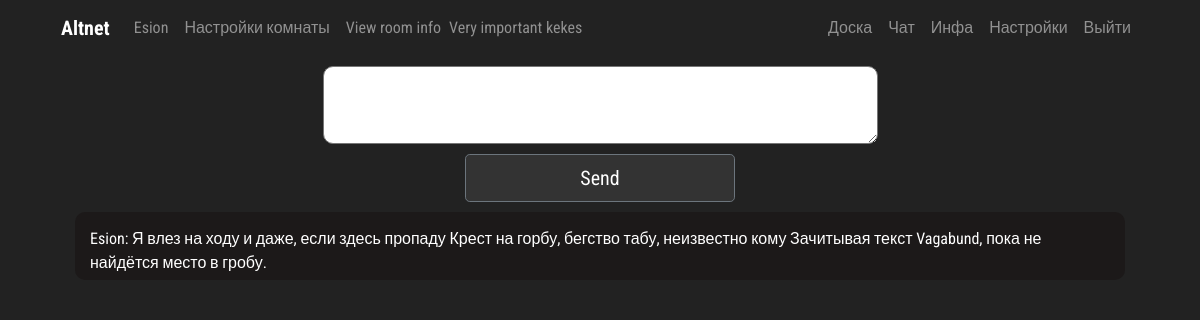
Screenshot of /chat/6/ (signed in) with the database file from the repository.
### chat/models.py (models this page shows, shortened)
class Room(models.Model):
    host = models.ForeignKey(User, on_delete=models.CASCADE)
    name = models.TextField(blank=False, null=False, max_length=30)
    description = models.TextField(blank=True, null=True, max_length=200)
    max_slots = models.IntegerField(blank=False, null=False, default=5)
    language_code = models.IntegerField(blank=False, null=False, default=0)
    is_testing = models.BooleanField(blank=False, null=False, default=0)
    pub_date = models.DateTimeField('Date published', auto_now=True)
    is_permanent = models.BooleanField(blank=False, null=False, default=False)
    is_hidden = models.BooleanField(blank=False, null=False, default=False)
    is_media_tolerant = models.BooleanField(blank=False, null=False, default=True)
    is_autoplay = models.BooleanField(blank=False, null=False, default=False)

class Message(models.Model):
    message_author = models.CharField('Message author', max_length=150, blank=False, null=False)
    message_room = models.ForeignKey(Room, on_delete=models.CASCADE)
    message_text = models.TextField(blank=False, null=False, max_length=1000)
    message_media = models.ImageField(upload_to=user_chat_directory_path, blank=True, null=True)
    pub_date = models.DateTimeField('Date published', auto_now=True)

### chat/views.py (the view, shortened to what this page needs)
# urls.py: path('<str:room_id>/', views.room, name='room'),
def room(request, room_id):
    chat_form = SendMessage()
    room_info = Room.objects.get(id=room_id)
    try:
        is_banned = Ban.objects.get(username=request.user.username, room=room_info)
        if is_banned:
            raise BadRequest('You are banned')
    except ObjectDoesNotExist:
        pass
    room_visitors = Pool.objects.filter(room_name=room_info)
    template = loader.get_template('room.html')
    if request.user.is_authenticated:
        username = request.user.username
        loc_option = Hikka.objects.get(user=request.user.id).language_code
        authorised = True
    else:
        username = anonymous_validator(request)
        loc_option = 0
        authorised = False
    messages = Message.objects.filter(message_room__id=room_id).order_by('-pub_date')
    short_msg = [i.message_text.strip(':') for i in messages]
    print(short_msg)
    room_name = room_info.name
    context = {
        'visitors': room_visitors,
        'is_hidden': room_info.is_hidden,
        'media_autoplay': room_info.is_autoplay,
        'media_tolerance': room_info.is_media_tolerant,
        'change_language_code_form': EditLangCode(),
        'edit_description_form': EditDescription(),
        'edit_name_form': EditName(),
        'loc': loc_resolver('room'),
        'lang': loc_option,
        'room_name': room_name,
        'messages': messages,
        'chat_form': chat_form,
        'username': username,
        'room_id': room_id,
        'authorised': authorised,
        'room_description': room_info.description,
        'short': short_msg,
    }
    return HttpResponse(template.render(context, request))

### chat/forms.py
class EditLangCode(forms.ModelForm):
    language_code = forms.CharField(label='Edit Language Code', max_length=10)
    class Meta:
        model = Room
        fields = ['language_code',]

class EditDescription(forms.ModelForm):
    description = forms.CharField(label='Room description', max_length=200)
    class Meta:
        model = Room
        fields = ['description',]

### board/templatetags/loc_extra.py (called while the page is built)
@register.filter
def return_item(l, i):
    try:
        return l[i]
    except:
        return None

### scripts/localisation.py (called while the page is built, shortened)
def loc_resolver(specific):
    load = {}
    if specific == 'home':
        load['me'] = loc.Me
        load['UI'] = loc.UI
        load['errors'] = loc.Errors
        load['headers'] = loc.Headers
    elif specific == 'account':
        load['profile'] = loc.Profile
        load['errors'] = loc.Errors
        load['headers'] = loc.Headers
        load['UI'] = loc.UI
    elif specific == 'room':
        load['UI'] = loc.UI
        load['headers'] = loc.Headers
        load['errors'] = loc.Errors
        load['board_'] = loc.Board
        load['thread'] = loc.Thread
        load['categories'] = loc.Categories
    elif specific == 'info':
        load['UI'] = loc.UI
        load['info'] = loc.Info
    return load

### chat/templates/room.html (shortened to what this page needs)
{% extends 'chat_hat.html' %}
{% block content %}
{% load loc_extra %}
{% load static %}
</head>
<body>
    <div>
<div class="row d-flex justify-content-center">
    <textarea style="width: 50%; border-radius: 10px; margin-top: 10px;" id="chat-message-input" rows="3" name="message_text" type="text" size="100">
    </textarea>
</div>
    <div class="col- d-flex justify-content-center">
    <input class="btn btn-secondary btn-lg btn-block" style="width: 25%; margin-bottom: 10px; margin-top: 10px;" id="chat-message-submit" name="chat-message-submit" type="submit" value="Send">
</div>
</div>
  <div class="col-lg-12 col-sm-12 col-md-12">
    <div id="chat-log" class="chat-log" cols="120" rows="20" style="color:#fff; background-color:#222222; border:none">
        {% for message in messages %}
        {% if message.message_author == username %}
        <div style="background: #1c1919; margin-bottom: 15px; padding: 15px; border-radius: 10px; padding-bottom: 5px;">
        <span class="text-left">{{ message.message_author }}: {{ message.message_text }}</span> <br />
        </div>
        {% else %}
        <div style="background: #141414; margin-bottom: 15px; padding: 15px; border-radius: 10px; padding-bottom: 5px;">
        <span style="align: right">{{ message.message_author }}: {{ message.message_text }}</span>
        </div>
        {% endif %}
        {% endfor %}
    </div><br>
</div>
</body>
{% endblock %}

### chat/templates/chat_hat.html (shortened to what this page needs)
<!DOCTYPE html>
{% load loc_extra %}
<html lang="en"><head>
	<link rel="stylesheet" href="https://stackpath.bootstrapcdn.com/bootstrap/4.3.1/css/bootstrap.min.css">
     {% load static %}
    <link rel="stylesheet" href=" {% static 'css/master.css' %} " type="text/css">
  </head>
  <body>
<div class="container">
   <nav class="navbar navbar-expand-lg navbar-dark" style="background-color: #222222;">
  <div class="collapse navbar-collapse" id="navbarTogglerDemo01">
    <a class="navbar-brand" href="{% url 'Manager:me' %}"><b>Altnet</b></a>
    <ul class="navbar-nav mr-auto mt-2 mt-lg-0">
    {% if user.is_authenticated %}
         <li class="nav-item">
           <a class="nav-link" href="{% url 'Board:user' %}">{{ user.username }}</a>
      </li>
        <li class="nav-item">
        <a class="nav-link" href="#" type="button" data-toggle="modal" data-target=".trigger">
            {{ loc.UI.ROOM_SETTINGS|return_item:lang }}
        </a>
      </li>
        <li class="nav-item">
        <a class="nav-link" href="#" type="button" data-toggle="modal" data-target=".bd-example-modal-lg">
            View room info
        </a>
      </li>
        {% if room_name %}
        <li class="nav-item">
            <span class="navbar-text">{{ room_name }}</span>
        </li>
        {% endif %}
        {% else %}
        <li class="nav-item">
        <a class="nav-link" href="{% url 'Manager:login' %}">{{ loc.UI.LOG_IN|return_item:lang }}</a>
      </li>
        {% endif %}
    </ul>
     <ul class="navbar-nav  mt-2 mt-lg-0">
      <li class="nav-item">
        <a class="nav-link" href="{% url 'Board:board' %}">{{ loc.UI.BOARD|return_item:lang }}</a>
      </li>
      <li class="nav-item">
        <a class="nav-link" href="{% url 'Chat:chat' %}">{{ loc.UI.CHAT|return_item:lang }}</a>
      </li>
      <li class="nav-item">
        <a class="nav-link" href="{% url 'Paper:info' %}">{{ loc.UI.INFO|return_item:lang }}</a>
      </li>
      <li class="nav-item">
        <a class="nav-link" href="#">{{ loc.UI.SETTINGS|return_item:lang }}</a>
      </li>
      <li class="nav-item">
        <a class="nav-link" href="{% url 'Manager:logout' %}">{{ loc.UI.LOG_OUT|return_item:lang }}</a>
      </li>
    </ul>
  </div>
</nav>
<div class="col-lg-12 head-block">
{% block content %} {% endblock %}
    </div>
  </div>
</body>
</html>

### static/css/master.css (style rules this page uses)
.head-block,.top-menu,.top-material,.left-sidebar,.content { background:#222222; margin-bottom:5px; }
.head-block { height:40px; }
.head-block { height:150px; background:right center no-repeat; }
.btn-secondary { background: #333333; background-color: }
body { font-family: 'Roboto Condensed', sans-serif; font-size: initial; }
a { color: #7c7c7c; font-size: initial; }
body { background: #222; color: #bfbfbf; }

### rows the page displays
Room: name "Very important kekes"
Message: message_author "Esion", message_text "Я влез на ходу и даже, если здесь пропаду Крест на горбу, бегство табу, неизвестно кому Зачитывая текст Vagabund, пока не найдётся место в гробу."

### other values shown
{{ user.username }} "Esion"
{{ loc.UI.ROOM_SETTINGS|return_item:lang }} "Настройки комнаты"
{{ loc.UI.BOARD|return_item:lang }} "Доска"
{{ loc.UI.CHAT|return_item:lang }} "Чат"
{{ loc.UI.INFO|return_item:lang }} "Инфа"
{{ loc.UI.SETTINGS|return_item:lang }} "Настройки"
{{ loc.UI.LOG_OUT|return_item:lang }} "Выйти"
